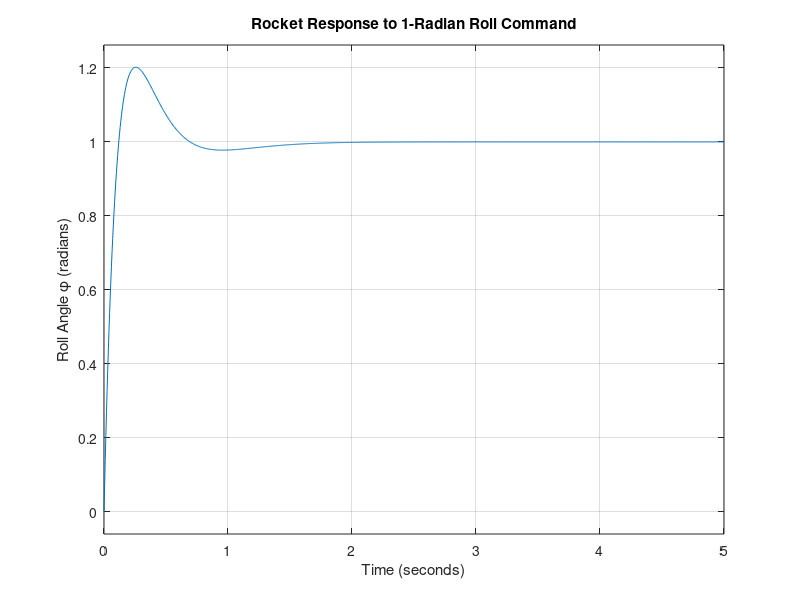

This figure's MATLAB source:
% Model Rocket 1-Axis (Roll) Reaction Wheel Controller Simulation
clear; clc; close all;

%% 1. Define Physical Parameters (Inertias & Damping)
J_v = 0.0125;     % Rocket Roll Inertia (kg*m^2)
J_w = 0.000529;   % Reaction Wheel Inertia (kg*m^2)
b   = 0.002;      % Aerodynamic & Pivot Damping (N*m*s/rad)

%% 2. Propose Initial PID Controller Gains
Kp = 1772.21;        % Proportional Gain (Stiffness)
Ki = 2953.68;         % Integral Gain (Eliminates steady-state error)
Kd = 350.6;         % Derivative Gain (Damping/Braking)

%% 3. Construct the Plant Transfer Function P(s)
% P(s) = J_w / (J_v*s^2 + b*s)
num_P = [J_w];               
den_P = [J_v, b, 0];         
P = tf(num_P, den_P);        

%% 4. Construct the PID Controller Transfer Function C(s)
% C(s) = (Kd*s^2 + Kp*s + Ki) / s
num_C = [Kd, Kp, Ki];        
den_C = [1, 0];              
C = tf(num_C, den_C);        

%% 5. Construct the Closed-Loop System H(s)
H = feedback(C * P, 1);

%% 6. Graphing Results
figure('Name', 'Model Rocket Roll Stabilization Analysis', 'Position', [100, 100, 1100, 450]);

% --- Plot 1: Open-Loop Root Locus Map ---
subplot(1, 2, 1);
rlocus(C * P); 
title('Open-Loop Root Locus Map for Rocket C(s)P(s)');
xlabel('Real Axis (Seconds^{-1})');
ylabel('Imaginary Axis (Seconds^{-1})');
grid on;

% --- Plot 2: Simulated Step Response ---
subplot(1, 2, 2);
t = 0:0.005:5; % 5-second simulation time, calculated every 5 milliseconds
step(H, t);
title('Rocket Response to 1-Radian Roll Command');
xlabel('Time (seconds)');
ylabel('Roll Angle \phi (radians)');
grid on;
